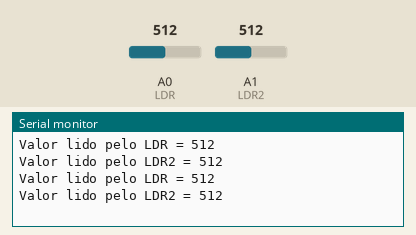
Recording of a sketch running on a simulated Arduino Uno, built with avr-gcc and run on an emulated ATmega328P. On the bench: the last lines printed to the serial monitor. The inputs (shaded band) are chosen by the test bench; at power-on: A0 (LDR) = 512, A1 (LDR2) = 512.

Above: at 1.8 s.
1.9 s: A0 (LDR) set to 716
At 2.8 s:
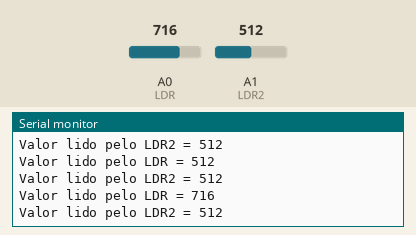
3.4 s: A1 (LDR2) set to 716
At 4.6 s:
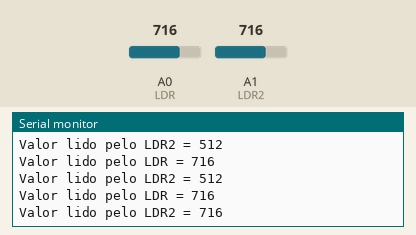
4.9 s: A0 (LDR) set to 900
At 5.4 s:
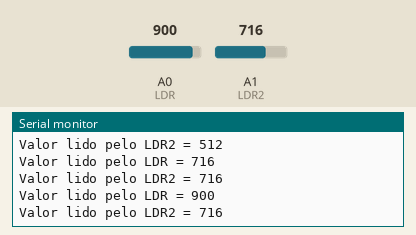
6.4 s: A1 (LDR2) set to 900
At 7.8 s:
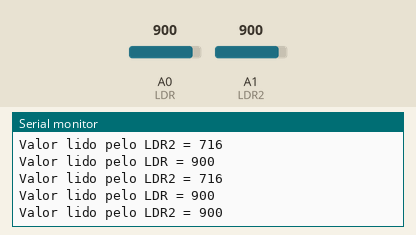
Timing chart, 0 to 8.9 s (numbered marks = the images above; inputs shaded):
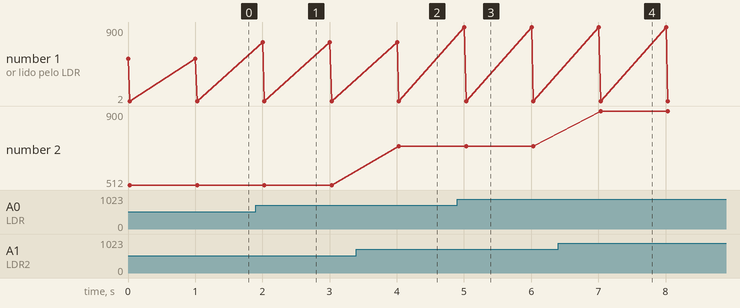

The sketch:

calibrarLDR.ino
```cpp
const int LDR = 0;
int ValorLido = 0;
const int LDR2 = 1;
int ValorLido2 = 0;

void setup()
{
  Serial.begin(9600);
}

void loop()
{
  ValorLido = analogRead(LDR);
  ValorLido2 = analogRead(LDR2);
  Serial.print("Valor lido pelo LDR = ");
  Serial.println(ValorLido);
  Serial.print("Valor lido pelo LDR2 = ");
  Serial.println(ValorLido2);
  delay(1000);
}
```

Measured:
- after the input at 1.9 s, the serial monitor: prints a new line after 0.10 s (image 1)
- after the input at 3.4 s, the serial monitor: prints a new line after 0.63 s (image 2)
- after the input at 4.9 s, the serial monitor: prints a new line after 0.11 s (image 3)
- after the input at 6.4 s, the serial monitor: prints a new line after 0.63 s (image 4)
